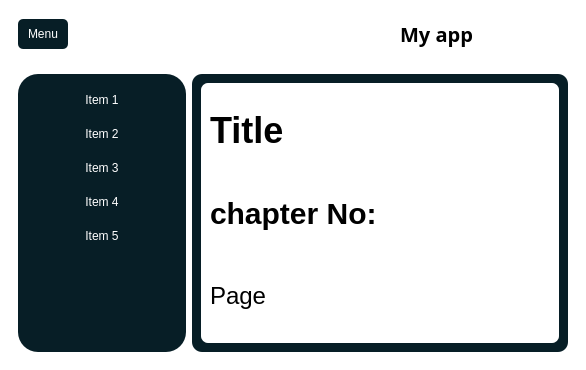
<?xml version="1.0" encoding="UTF-8"?>
<ui version="4.0">
 <class>MainWindow</class>
 <widget class="QMainWindow" name="MainWindow">
  <property name="geometry">
   <rect>
    <x>0</x>
    <y>0</y>
    <width>586</width>
    <height>370</height>
   </rect>
  </property>
  <property name="windowTitle">
   <string>MainWindow</string>
  </property>
  <property name="styleSheet">
   <string notr="true"/>
  </property>
  <widget class="QWidget" name="centralwidget">
   <property name="styleSheet">
    <string notr="true">* {
  border: none;
  background-color: transparent;
  color: #FFF; /* Specify a default color */
}

#centralwidget {
  background-color: white
;
}

#side_menu {
  background-color: #071e26;
  border-radius: 20px;
}

QPushButton {
  padding: 10px;
  background-color: #071e26;
  border-radius: 5px;
}

#main_body {
  background-color: #071e26;
  border-radius: 10px;
}
</string>
   </property>
   <layout class="QVBoxLayout" name="verticalLayout">
    <item alignment="Qt::AlignTop">
     <widget class="QFrame" name="header">
      <property name="minimumSize">
       <size>
        <width>0</width>
        <height>50</height>
       </size>
      </property>
      <property name="frameShape">
       <enum>QFrame::StyledPanel</enum>
      </property>
      <property name="frameShadow">
       <enum>QFrame::Raised</enum>
      </property>
      <layout class="QHBoxLayout" name="horizontalLayout_2">
       <property name="leftMargin">
        <number>0</number>
       </property>
       <property name="topMargin">
        <number>0</number>
       </property>
       <property name="rightMargin">
        <number>0</number>
       </property>
       <property name="bottomMargin">
        <number>0</number>
       </property>
       <item alignment="Qt::AlignLeft">
        <widget class="QFrame" name="frame">
         <property name="frameShape">
          <enum>QFrame::StyledPanel</enum>
         </property>
         <property name="frameShadow">
          <enum>QFrame::Raised</enum>
         </property>
         <layout class="QHBoxLayout" name="horizontalLayout_3">
          <item>
           <widget class="QPushButton" name="pushButton">
            <property name="minimumSize">
             <size>
              <width>0</width>
              <height>30</height>
             </size>
            </property>
            <property name="maximumSize">
             <size>
              <width>16777215</width>
              <height>30</height>
             </size>
            </property>
            <property name="text">
             <string>Menu</string>
            </property>
            <property name="icon">
             <iconset resource="icons.qrc">
              <normaloff>:/icons/icons_folder/align-justify.svg</normaloff>:/icons/icons_folder/align-justify.svg</iconset>
            </property>
            <property name="iconSize">
             <size>
              <width>24</width>
              <height>24</height>
             </size>
            </property>
           </widget>
          </item>
         </layout>
        </widget>
       </item>
       <item>
        <widget class="QFrame" name="frame_3">
         <property name="frameShape">
          <enum>QFrame::StyledPanel</enum>
         </property>
         <property name="frameShadow">
          <enum>QFrame::Raised</enum>
         </property>
         <layout class="QVBoxLayout" name="verticalLayout_4">
          <item>
           <widget class="QLabel" name="label">
            <property name="font">
             <font>
              <family>Arial Black</family>
              <pointsize>15</pointsize>
              <weight>75</weight>
              <italic>false</italic>
              <bold>true</bold>
              <strikeout>false</strikeout>
             </font>
            </property>
            <property name="styleSheet">
             <string notr="true">color: black;</string>
            </property>
            <property name="text">
             <string>My app</string>
            </property>
            <property name="alignment">
             <set>Qt::AlignCenter</set>
            </property>
           </widget>
          </item>
         </layout>
        </widget>
       </item>
      </layout>
     </widget>
    </item>
    <item>
     <widget class="QFrame" name="frame_2">
      <property name="sizePolicy">
       <sizepolicy hsizetype="Preferred" vsizetype="Expanding">
        <horstretch>0</horstretch>
        <verstretch>0</verstretch>
       </sizepolicy>
      </property>
      <property name="frameShape">
       <enum>QFrame::StyledPanel</enum>
      </property>
      <property name="frameShadow">
       <enum>QFrame::Raised</enum>
      </property>
      <layout class="QHBoxLayout" name="horizontalLayout">
       <item>
        <widget class="QWidget" name="side_menu" native="true">
         <layout class="QVBoxLayout" name="verticalLayout_2">
          <item alignment="Qt::AlignTop">
           <widget class="QFrame" name="frame_4">
            <property name="minimumSize">
             <size>
              <width>150</width>
              <height>0</height>
             </size>
            </property>
            <property name="maximumSize">
             <size>
              <width>150</width>
              <height>16777215</height>
             </size>
            </property>
            <property name="frameShape">
             <enum>QFrame::StyledPanel</enum>
            </property>
            <property name="frameShadow">
             <enum>QFrame::Raised</enum>
            </property>
            <layout class="QVBoxLayout" name="verticalLayout_3">
             <property name="spacing">
              <number>0</number>
             </property>
             <property name="leftMargin">
              <number>0</number>
             </property>
             <property name="topMargin">
              <number>0</number>
             </property>
             <property name="rightMargin">
              <number>0</number>
             </property>
             <property name="bottomMargin">
              <number>0</number>
             </property>
             <item>
              <widget class="QPushButton" name="pushButton_2">
               <property name="styleSheet">
                <string notr="true"/>
               </property>
               <property name="text">
                <string>Item 1</string>
               </property>
               <property name="icon">
                <iconset>
                 <normaloff>:/icons/New folder/airplay.svg</normaloff>:/icons/New folder/airplay.svg</iconset>
               </property>
              </widget>
             </item>
             <item>
              <widget class="QPushButton" name="pushButton_3">
               <property name="text">
                <string>Item 2</string>
               </property>
               <property name="icon">
                <iconset>
                 <normaloff>:/icons/New folder/award.svg</normaloff>:/icons/New folder/award.svg</iconset>
               </property>
              </widget>
             </item>
             <item>
              <widget class="QPushButton" name="pushButton_4">
               <property name="text">
                <string>Item 3</string>
               </property>
               <property name="icon">
                <iconset>
                 <normaloff>:/icons/New folder/coffee.svg</normaloff>:/icons/New folder/coffee.svg</iconset>
               </property>
              </widget>
             </item>
             <item>
              <widget class="QPushButton" name="pushButton_5">
               <property name="text">
                <string>Item 4</string>
               </property>
               <property name="icon">
                <iconset>
                 <normaloff>:/icons/New folder/music.svg</normaloff>:/icons/New folder/music.svg</iconset>
               </property>
              </widget>
             </item>
             <item>
              <widget class="QPushButton" name="pushButton_6">
               <property name="text">
                <string>Item 5</string>
               </property>
               <property name="icon">
                <iconset>
                 <normaloff>:/icons/New folder/wifi.svg</normaloff>:/icons/New folder/wifi.svg</iconset>
               </property>
              </widget>
             </item>
            </layout>
           </widget>
          </item>
         </layout>
        </widget>
       </item>
       <item>
        <widget class="QFrame" name="main_body">
         <property name="sizePolicy">
          <sizepolicy hsizetype="Expanding" vsizetype="Preferred">
           <horstretch>0</horstretch>
           <verstretch>0</verstretch>
          </sizepolicy>
         </property>
         <property name="frameShape">
          <enum>QFrame::StyledPanel</enum>
         </property>
         <property name="frameShadow">
          <enum>QFrame::Raised</enum>
         </property>
         <layout class="QVBoxLayout" name="verticalLayout_7">
          <item>
           <widget class="QFrame" name="frame_for_objects">
            <property name="cursor">
             <cursorShape>PointingHandCursor</cursorShape>
            </property>
            <property name="styleSheet">
             <string notr="true">background-color: rgb(255, 255, 255);
border-radius:7px;</string>
            </property>
            <property name="frameShape">
             <enum>QFrame::StyledPanel</enum>
            </property>
            <property name="frameShadow">
             <enum>QFrame::Raised</enum>
            </property>
            <layout class="QVBoxLayout" name="verticalLayout_5">
             <item>
              <widget class="QLabel" name="lable_for_title">
               <property name="styleSheet">
                <string notr="true">font-family: 'Istok Web'; 
color:black;
font-size:36px;
font-weight:700;</string>
               </property>
               <property name="text">
                <string>Title</string>
               </property>
              </widget>
             </item>
             <item>
              <widget class="QLabel" name="lable_for_chapter">
               <property name="styleSheet">
                <string notr="true">font-family: 'Istok Web'; 
color:black;
font-size:30px;
font-weight:500;</string>
               </property>
               <property name="text">
                <string>chapter No:</string>
               </property>
              </widget>
             </item>
             <item>
              <widget class="QLabel" name="lablel_for_page">
               <property name="styleSheet">
                <string notr="true">font-family: 'Istok Web'; 
color:black;
font-size:24px;
font-weight:400;</string>
               </property>
               <property name="text">
                <string>Page</string>
               </property>
              </widget>
             </item>
            </layout>
           </widget>
          </item>
         </layout>
        </widget>
       </item>
      </layout>
      <zorder>main_body</zorder>
      <zorder>side_menu</zorder>
     </widget>
    </item>
   </layout>
  </widget>
 </widget>
 <resources>
  <include location="icons.qrc"/>
 </resources>
 <connections/>
</ui>
